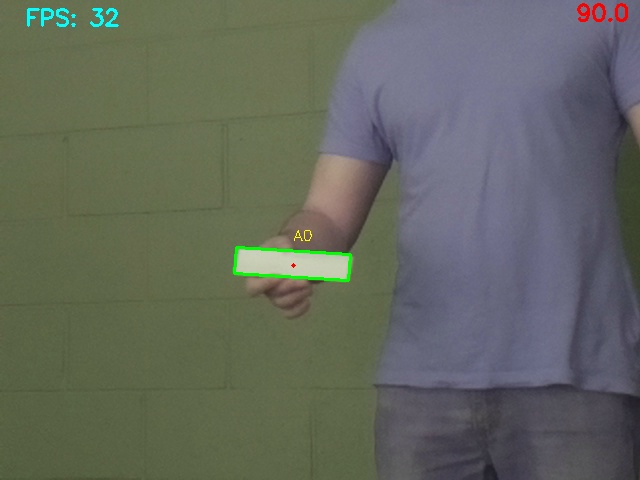
#> input picture SGRI 2017/Images/image4.jpg, 640 x 480 px, given in place of the camera
$ python videoCapture_06-07-2017.py   (older library calls are emulated)
#> lines starting #> are read from the running program, lines starting #| are printed output that depends on the picture; after the words box and inside, x2 and y2 are one past the last pixel; in counts of white or black regions, pixels touching at a corner belong together
#> further down, frame is the input picture: shape (480, 640, 3); mean B, G, R 93.5, 103.6, 99
import numpy as np
import cv2

cap = cv2.VideoCapture(0)


#@staticmethod
def find_markers(image):
    gray = cv2.cvtColor(image, cv2.COLOR_BGR2GRAY)  # make image gray scale
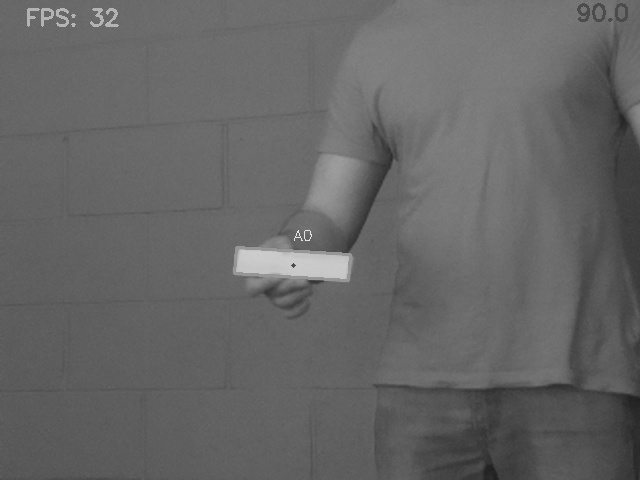
#> gray: shape (480, 640); min 31, max 230, mean 101

    thresh = 185  # threshold value, play around with this value to get optimal detection
    max_value = 255
    th, dst = cv2.threshold(gray, thresh, max_value, cv2.THRESH_BINARY)  # apply filter
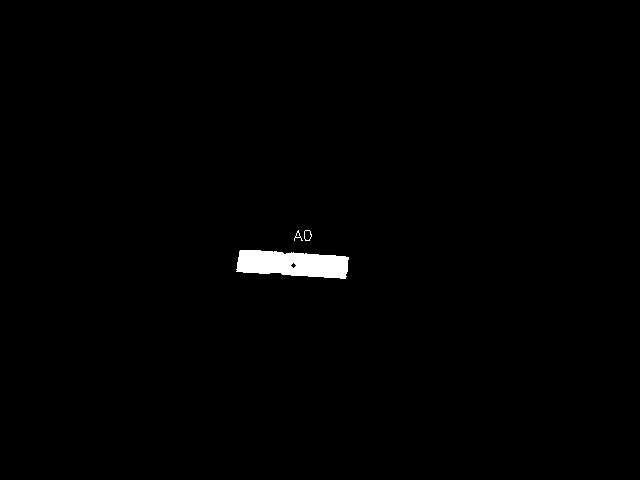
#> dst: shape (480, 640); 0.82% white; 3 white regions
#> th = 185
    im2, contours, hierarchy = cv2.findContours(dst.copy(),  # Make copy, since findContours() is
                                                cv2.RETR_EXTERNAL,  # destructive
                                                cv2.CHAIN_APPROX_SIMPLE)
#> contours = 3 contours, 1 with area under 20; largest, box (x1, y1, x2, y2) and area: (236, 250, 349, 279) 2354, (304, 230, 312, 241) 59

    marker_count = 0
    if len(contours) > 0:  # check if at least 1 marker was found
        for cnt in contours:
            marker_count += 1
            box_area = cv2.boxPoints(cv2.minAreaRect(cnt))
            p = 3
            padding = np.array([[p, p],  # This is just to draw a rect outline
                                [-p, p],  # outside the marker.
                                [-p, -p],  # set rect = np.int32(box_area)
                                [p, -p]])  # to draw on top of marker.

            new_box = box_area + padding
            rect = np.int32(new_box)
            cv2.drawContours(image, [rect], -1, (0, 255, 0), 1)  # highlight the found marker
#> this loop made 3 passes
#> rect on pass 1: [[349, 281], [232, 274], [234, 245], [351, 252]]
#> (box_area, rect) on pass 2: ([[311, 240], [304, 240], [304, 230], [311, 230]], [[314, 243], [301, 243], [301, 227], [314, 227]])
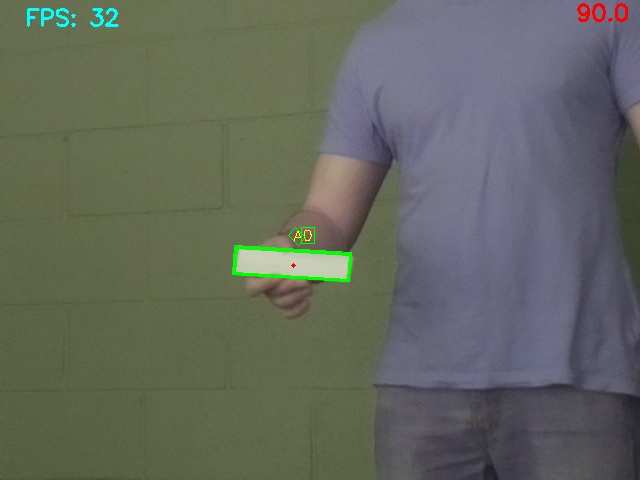
#> image: shape (480, 640, 3); 0.12% of pixels changed, all inside (x1, y1, x2, y2) = (232, 227, 352, 282)
#> after the loop, marker_count = 3

    # writing text to keep track of marker count in image.
    width, height = image.shape[:2]
#> width = 480; height = 640
    font = cv2.FONT_HERSHEY_SIMPLEX
#> font = 0
    cv2.putText(image, "Markers Found: {0}".format(marker_count),  # marker counter text
                (height - 300, 25), font, .75, (0, 255, 0), 2)
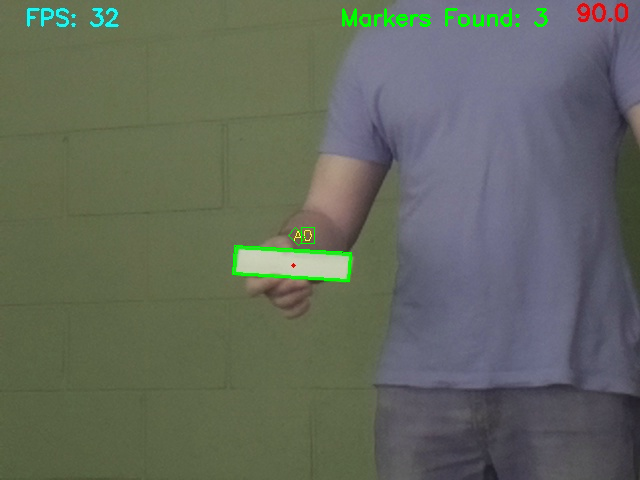
#> image: shape (480, 640, 3); 0.43% of pixels changed, all inside (x1, y1, x2, y2) = (342, 8, 548, 27)


while True:
    ret, frame = cap.read()
    find_markers(frame)
    cv2.imshow('frame', frame)
    if cv2.waitKey(1) & 0xFF == ord('q'):
#> (key q is pressed here)
        break

cap.release()
cv2.destroyAllWindows()

$ run again, on SGRI 2017/Images/markerDetection.jpg
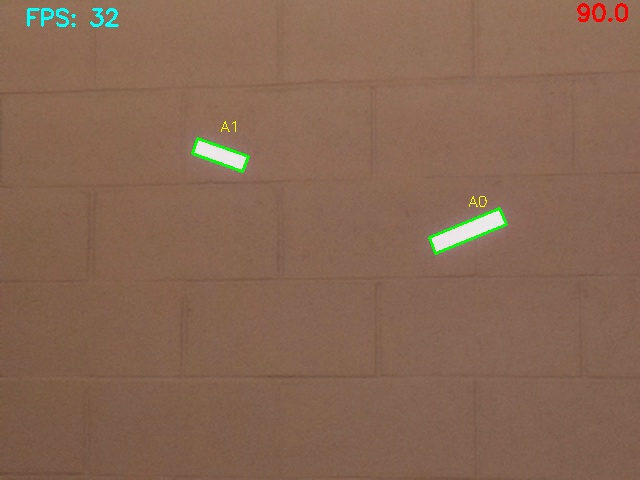
#> input picture SGRI 2017/Images/markerDetection.jpg, 640 x 480 px, given in place of the camera
#> frame is the input picture: shape (480, 640, 3); mean B, G, R 83.5, 103.2, 135.1
#> in find_markers, `th, dst = cv2.threshold(gray, thresh, max_value, cv2.THRESH_BINARY)`:
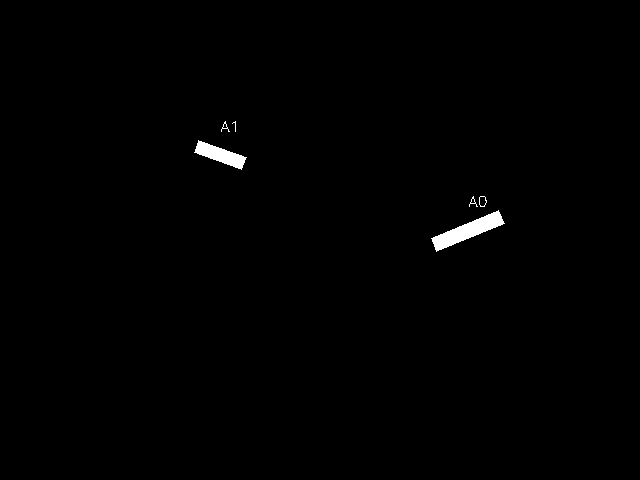
#> dst: shape (480, 640); 0.6% white; 6 white regions (1 under 20 px)
#> th = 185
#> contours = 6 contours, 3 with area under 20; largest, box (x1, y1, x2, y2) and area: (431, 210, 505, 252) 996, (194, 140, 247, 170) 614, (479, 196, 487, 207) 59
#> the loop in find_markers, `for cnt in contours:` made 6 passes
#> rect on passes 1, 4: [[438, 254], [427, 240], [495, 206], [507, 220]], [[244, 172], [190, 155], [195, 136], [249, 153]]
#> after the loop in find_markers, `for cnt in contours:`: marker_count = 6
#> font = 0
#> in find_markers, `cv2.putText(image, "Markers Found: {0}".format(marker_count),`:
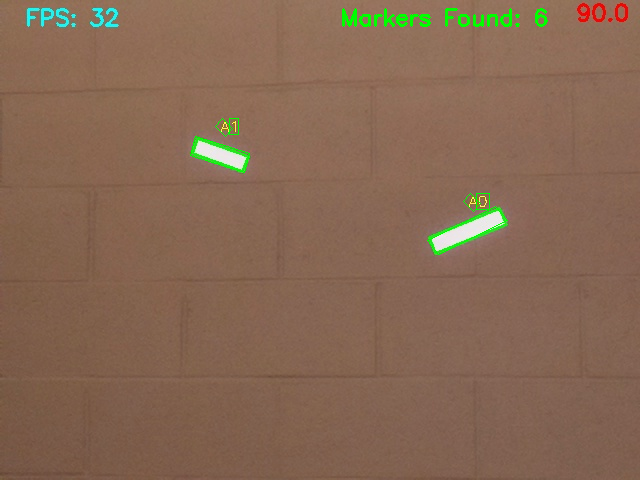
#> image: shape (480, 640, 3); mean B, G, R 82.9, 104, 134.3

$ run again, on SGRI 2017/Images/markerDetection2.jpg
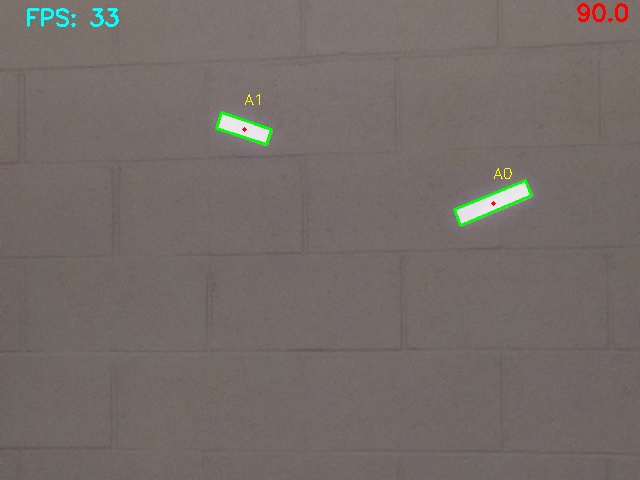
#> input picture SGRI 2017/Images/markerDetection2.jpg, 640 x 480 px, given in place of the camera
#> frame is the input picture: shape (480, 640, 3); mean B, G, R 103.3, 108, 116.5
#> in find_markers, `th, dst = cv2.threshold(gray, thresh, max_value, cv2.THRESH_BINARY)`:
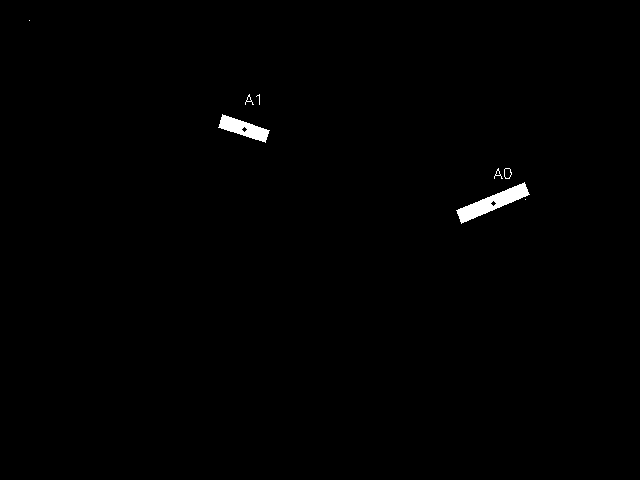
#> dst: shape (480, 640); 0.58% white; 8 white regions (3 under 20 px)
#> th = 185
#> contours = 8 contours, 5 with area under 20; largest, box (x1, y1, x2, y2) and area: (456, 182, 530, 224) 956, (218, 114, 270, 143) 614, (504, 168, 512, 179) 59
#> the loop in find_markers, `for cnt in contours:` made 8 passes
#> (box_area, rect) on passes 1, 3, 6, 8: ([[525, 199], [525, 199], [525, 199], [525, 199]], [[528, 202], [522, 202], [522, 196], [528, 196]]), ([[511, 178], [504, 178], [504, 168], [511, 168]], [[514, 181], [501, 181], [501, 165], [514, 165]]), ([[259, 104], [256, 104], [256, 94], [259, 94]], [[262, 107], [253, 107], [253, 91], [262, 91]]), ([[29, 20], [29, 20], [29, 20], [29, 20]], [[32, 23], [26, 23], [26, 17], [32, 17]])
#> after the loop in find_markers, `for cnt in contours:`: marker_count = 8
#> font = 0
#> in find_markers, `cv2.putText(image, "Markers Found: {0}".format(marker_count),`:
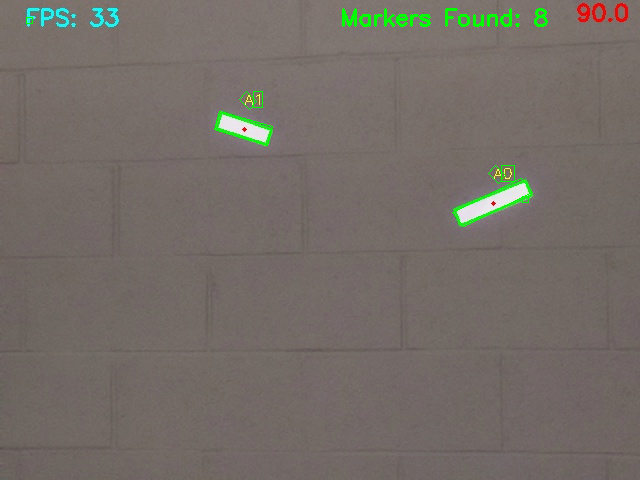
#> image: shape (480, 640, 3); mean B, G, R 102.6, 108.8, 115.7

$ run again, on SGRI 2017/Images/markerDetection3.jpg
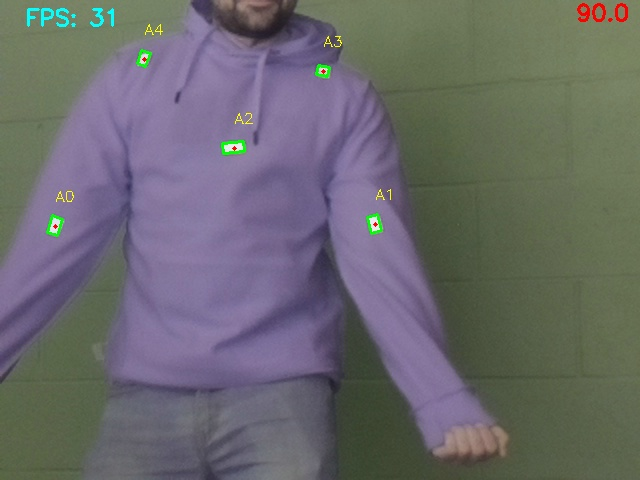
#> input picture SGRI 2017/Images/markerDetection3.jpg, 640 x 480 px, given in place of the camera
#> frame is the input picture: shape (480, 640, 3); mean B, G, R 107.9, 105.4, 105.9
#> in find_markers, `th, dst = cv2.threshold(gray, thresh, max_value, cv2.THRESH_BINARY)`:
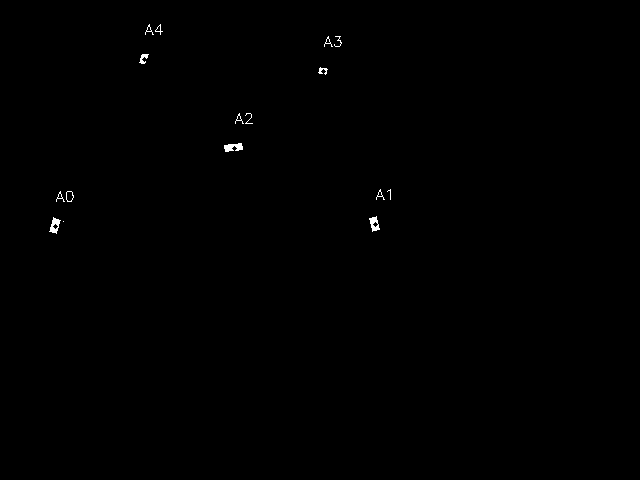
#> dst: shape (480, 640); 0.21% white; 16 white regions (2 under 20 px)
#> th = 185
#> contours = 16 contours, 9 with area under 20; largest, box (x1, y1, x2, y2) and area: (49, 217, 61, 234) 92, (224, 143, 243, 152) 88, (369, 216, 380, 232) 87, (66, 191, 74, 202) 59, (139, 54, 149, 64) 34, (318, 67, 328, 75) 22, (155, 24, 163, 35) 22
#> the loop in find_markers, `for cnt in contours:` made 16 passes
#> (box_area, new_box, rect) on passes 3, 5: ([[372, 231], [368.7, 217.8], [376, 216], [379.3, 229.2]], [[375, 234], [365.7, 220.8], [373, 213], [382.3, 226.2]], [[375, 234], [365, 220], [373, 213], [382, 226]]), ([[57.1, 203.8], [53.1, 193.8], [60, 191], [64, 201]], [[60.1, 206.8], [50.1, 196.8], [57, 188], [67, 198]], [[60, 206], [50, 196], [57, 188], [67, 198]])
#> after the loop in find_markers, `for cnt in contours:`: marker_count = 16
#> font = 0
#> in find_markers, `cv2.putText(image, "Markers Found: {0}".format(marker_count),`:
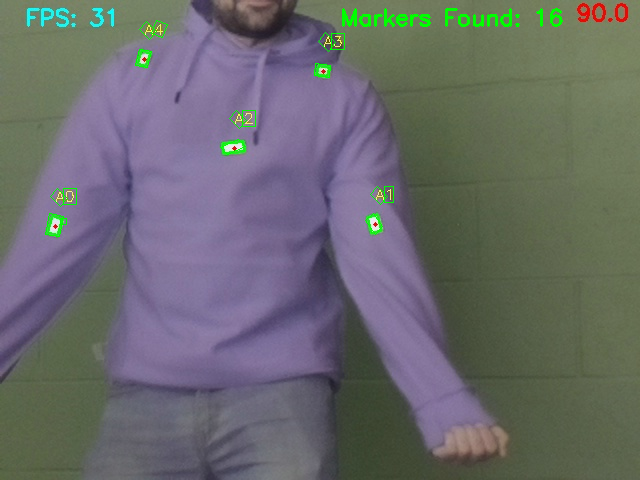
#> image: shape (480, 640, 3); mean B, G, R 107.2, 106.3, 105.1
